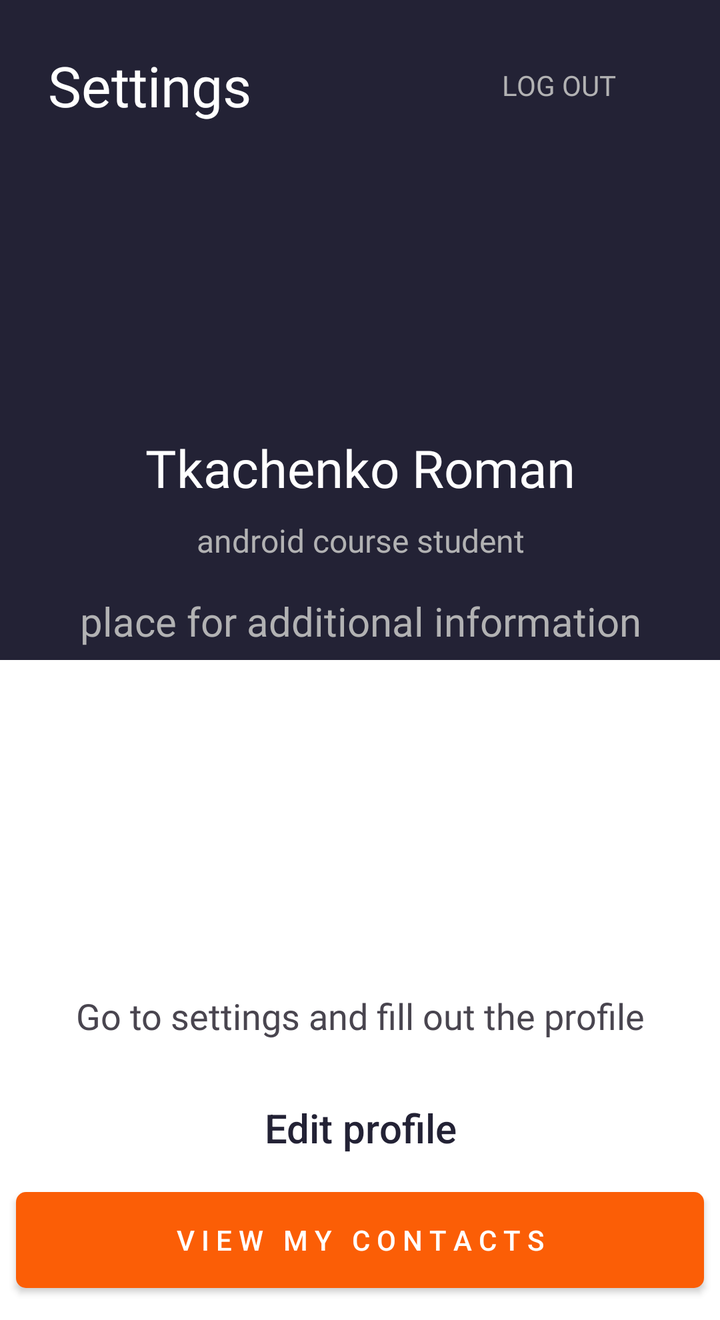
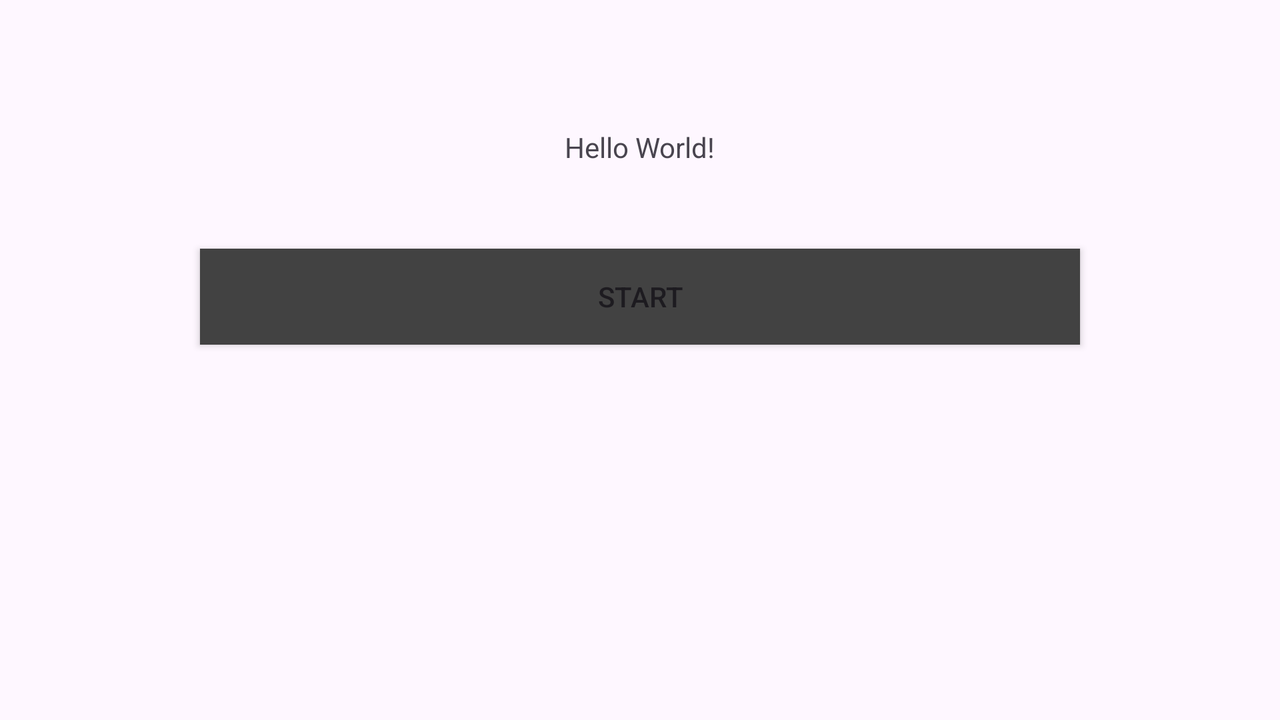

Compare how this app lays out the same screen by default and in its alternative resource folder. The renders come first, then the two layout files and the values they reference.
<!-- AndroidManifest.xml: application theme Theme.Android_level_1 -->
<!-- res/layout/activity_main.xml -->
<?xml version="1.0" encoding="utf-8"?>
<ScrollView
    xmlns:android="http://schemas.android.com/apk/res/android"
    xmlns:app="http://schemas.android.com/apk/res-auto"
    xmlns:tools="http://schemas.android.com/tools"
    android:layout_height="match_parent"
    android:layout_width="match_parent"
    android:fillViewport="true"
    android:scrollbars="none">

<androidx.constraintlayout.widget.ConstraintLayout
    android:id="@+id/constLayoutMain"
    android:layout_width="match_parent"
    android:layout_height="match_parent"
    tools:context=".MainActivity">

    <androidx.constraintlayout.widget.ConstraintLayout
        android:id="@+id/constLayoutTop"
        android:layout_width="match_parent"
        android:layout_height="0dp"
        app:layout_constraintHeight_min="@dimen/constraint_layout_top_min_height"
        android:background="@color/profile_top_side"
        app:layout_constraintBottom_toTopOf="@+id/constraintLayoutBottom"
        app:layout_constraintTop_toTopOf="parent"
        app:layout_constraintVertical_bias="0.5"
        app:layout_constraintVertical_weight="1">

        <androidx.appcompat.widget.AppCompatTextView
            android:id="@+id/tvMyProfileSettings"
            android:layout_width="wrap_content"
            android:layout_height="wrap_content"
            android:layout_marginStart="@dimen/settings_text_margin_start"
            android:layout_marginTop="@dimen/settings_margin_top"
            android:fontFamily="@font/uses_fonts"
            android:text="@string/settings"
            android:textColor="@color/profile_text_white"
            android:textSize="@dimen/settings_text_size"
            app:layout_constraintStart_toStartOf="parent"
            app:layout_constraintTop_toTopOf="parent" />

        <androidx.appcompat.widget.AppCompatButton
            android:id="@+id/btnMyProfileLogOut"
            android:layout_width="wrap_content"
            android:layout_height="wrap_content"
            android:layout_marginEnd="@dimen/button_margin_end"
            android:fontFamily="@font/patuaone_regular"
            android:paddingLeft="@dimen/button_padding"
            android:paddingRight="@dimen/button_padding"
            android:text="@string/log_out"
            android:textColor="@color/logout_button_custom_text_color"
            android:background="@drawable/logout_button_custom_background"
            app:layout_constraintBottom_toBottomOf="@+id/tvMyProfileSettings"
            app:layout_constraintEnd_toEndOf="parent"
            app:layout_constraintTop_toTopOf="@+id/tvMyProfileSettings" />

        <com.google.android.material.imageview.ShapeableImageView
            android:id="@+id/ivMyProfileMainPhoto"
            app:shapeAppearanceOverlay="@style/RoundImage"
            android:layout_width="@dimen/image_view_width"
            android:layout_height="@dimen/image_view_height"
            app:layout_constraintBottom_toBottomOf="parent"
            app:layout_constraintEnd_toEndOf="parent"
            app:layout_constraintHorizontal_bias="0.498"
            app:layout_constraintStart_toStartOf="parent"
            app:layout_constraintTop_toTopOf="parent"
            app:layout_constraintVertical_bias="0.382"
            app:srcCompat="@drawable/profile_photo2" />

        <androidx.appcompat.widget.AppCompatTextView
            android:id="@+id/tvMyProfileName"
            android:layout_width="wrap_content"
            android:layout_height="wrap_content"
            android:layout_marginTop="@dimen/name_margin_top"
            android:fontFamily="@font/patuaone_regular"
            android:text="@string/name_text"
            android:textColor="@color/profile_text_white"
            android:textSize="@dimen/name_text_size"
            android:textStyle="normal"
            app:layout_constraintEnd_toEndOf="@+id/ivMyProfileMainPhoto"
            app:layout_constraintHorizontal_bias="0.498"
            app:layout_constraintStart_toStartOf="@+id/ivMyProfileMainPhoto"
            app:layout_constraintTop_toBottomOf="@+id/ivMyProfileMainPhoto" />

        <androidx.appcompat.widget.AppCompatTextView
            android:id="@+id/tvMyProfileProfession"
            android:layout_width="wrap_content"
            android:layout_height="wrap_content"
            android:layout_marginTop="@dimen/profession_text_margin_top"
            android:fontFamily="@font/patuaone_regular"
            android:text="@string/profession_text"
            android:textColor="@color/profile_text_gray"
            android:textSize="@dimen/profession_text_size"
            app:layout_constraintEnd_toEndOf="@+id/tvMyProfileName"
            app:layout_constraintStart_toStartOf="@+id/tvMyProfileName"
            app:layout_constraintTop_toBottomOf="@+id/tvMyProfileName" />

        <androidx.appcompat.widget.AppCompatTextView
            android:id="@+id/tvMyProfileInformation"
            android:layout_width="wrap_content"
            android:layout_height="wrap_content"
            android:layout_marginTop="@dimen/information_text_margin_top"
            android:fontFamily="@font/patuaone_regular"
            android:text="@string/information_text"
            android:textColor="@color/profile_text_gray"
            android:textSize="@dimen/information_text_size"
            app:layout_constraintEnd_toEndOf="@+id/tvMyProfileProfession"
            app:layout_constraintStart_toStartOf="@+id/tvMyProfileProfession"
            app:layout_constraintTop_toBottomOf="@+id/tvMyProfileProfession" />

    </androidx.constraintlayout.widget.ConstraintLayout>

    <androidx.constraintlayout.widget.ConstraintLayout
        android:id="@+id/constraintLayoutBottom"
        android:layout_width="match_parent"
        android:layout_height="0dp"
        app:layout_constraintHeight_min="@dimen/constraint_layout_bottom_min_height"
        android:background="@color/profile_bot_side"
        app:layout_constraintVertical_weight="1"
        app:layout_constraintBottom_toBottomOf="parent"
        app:layout_constraintTop_toBottomOf="@+id/constLayoutTop"
        app:layout_constraintVertical_bias="0.5">

        <androidx.appcompat.widget.AppCompatButton
            android:id="@+id/btnMyProfileViewContact"
            android:layout_width="0dp"
            android:layout_height="wrap_content"
            android:layout_marginStart="@dimen/my_contacts_button_margin_left"
            android:layout_marginEnd="@dimen/my_contacts_button_margin_right"
            android:layout_marginBottom="@dimen/my_contacts_button_margin_bottom"
            android:background="@drawable/my_contacts_button_style"
            android:text="@string/my_contacts_button_text"
            android:textColor="@color/profile_text_white"
            app:layout_constraintBottom_toBottomOf="parent"
            app:layout_constraintEnd_toEndOf="parent"
            app:layout_constraintStart_toStartOf="parent" />

        <androidx.appcompat.widget.AppCompatButton
            android:id="@+id/btnMyProfileEditProfile"
            android:layout_width="0dp"
            android:layout_height="wrap_content"
            android:layout_marginBottom="@dimen/edit_profile_button_margin_bot"
            android:background="@drawable/edit_button_custom_background"
            android:text="@string/edit_profile_button_text"
            android:textAllCaps="false"
            android:textColor="@color/edit_button_custom_text_color"
            android:textSize="@dimen/edit_profile_button_text_size"
            app:layout_constraintBottom_toTopOf="@+id/btnMyProfileViewContact"
            app:layout_constraintEnd_toEndOf="@+id/btnMyProfileViewContact"
            app:layout_constraintHorizontal_bias="0.0"
            app:layout_constraintStart_toStartOf="@+id/btnMyProfileViewContact" />

        <androidx.appcompat.widget.AppCompatTextView
            android:id="@+id/tvMyProfileBottomMessage"
            android:layout_width="wrap_content"
            android:layout_height="wrap_content"
            android:layout_marginBottom="@dimen/bottom_text_message_margin_bot"
            android:fontFamily="@font/patuaone_regular"
            android:text="@string/bottom_message_text"
            android:textSize="@dimen/bottom_text_message_text_size"
            app:layout_constraintBottom_toTopOf="@+id/btnMyProfileEditProfile"
            app:layout_constraintEnd_toEndOf="@+id/btnMyProfileEditProfile"
            app:layout_constraintStart_toStartOf="@+id/btnMyProfileEditProfile" />
    </androidx.constraintlayout.widget.ConstraintLayout>
</androidx.constraintlayout.widget.ConstraintLayout>

</ScrollView>
<!-- resources referenced by this layout -->
<resources>
  <color name="profile_bot_side">#ffffff</color>
  <color name="profile_text_gray">#b2b2b3</color>
  <color name="profile_text_white">#ffffff</color>
  <color name="profile_top_side">#232235</color>
  <dimen name="bottom_text_message_margin_bot">20dp</dimen>
  <dimen name="bottom_text_message_text_size">18sp</dimen>
  <dimen name="button_margin_end">16dp</dimen>
  <dimen name="button_padding">36dp</dimen>
  <dimen name="constraint_layout_bottom_min_height">330dp</dimen>
  <dimen name="constraint_layout_top_min_height">330dp</dimen>
  <dimen name="edit_profile_button_margin_bot">8dp</dimen>
  <dimen name="edit_profile_button_text_size">20sp</dimen>
  <dimen name="image_view_height">120dp</dimen>
  <dimen name="image_view_width">120dp</dimen>
  <dimen name="information_text_margin_top">16dp</dimen>
  <dimen name="information_text_size">20sp</dimen>
  <dimen name="my_contacts_button_margin_bottom">16dp</dimen>
  <dimen name="my_contacts_button_margin_left">8dp</dimen>
  <dimen name="my_contacts_button_margin_right">8dp</dimen>
  <dimen name="name_margin_top">16dp</dimen>
  <dimen name="name_text_size">26sp</dimen>
  <dimen name="profession_text_margin_top">8dp</dimen>
  <dimen name="profession_text_size">16sp</dimen>
  <dimen name="settings_margin_top">24dp</dimen>
  <dimen name="settings_text_margin_start">24dp</dimen>
  <dimen name="settings_text_size">28sp</dimen>
  <!-- drawable my_contacts_button_style (drawable) -->
  <?xml version="1.0" encoding="utf-8"?>
  <shape xmlns:android="http://schemas.android.com/apk/res/android"
      android:shape="rectangle">
  
      <solid android:color="@color/profile_contact_button_orange"/>
  
      <corners android:radius="5dp"/>
  
  
  
  </shape>
  <string name="bottom_message_text">Go to settings and fill out the profile</string>
  <string name="edit_profile_button_text">Edit profile</string>
  <string name="information_text">place for additional information</string>
  <string name="log_out">Log out</string>
  <string name="my_contacts_button_text">"""V i e w   m y   c o n t a c t s"""</string>
  <string name="name_text">Tkachenko Roman</string>
  <string name="profession_text">android course student</string>
  <string name="settings">Settings</string>
  <style name="RoundImage">
          <item name="cornerSize">50%</item>
      </style>
  <style name="Theme.Android_level_1" parent="Base.Theme.Android_level_1" />
  <color name="profile_contact_button_orange">#fb5e06</color>
  <style name="Base.Theme.Android_level_1" parent="Theme.Material3.DayNight.NoActionBar">
          
          
      </style>
</resources>
<!-- res/layout-land/activity_main.xml (the repository's variant of the layout above) -->
<!-- drawn on the phone turned sideways -->
<?xml version="1.0" encoding="utf-8"?>
<androidx.constraintlayout.widget.ConstraintLayout xmlns:android="http://schemas.android.com/apk/res/android"
    xmlns:app="http://schemas.android.com/apk/res-auto"
    xmlns:tools="http://schemas.android.com/tools"
    android:layout_width="match_parent"
    android:layout_height="match_parent"
    tools:context=".MainActivity">

    <TextView
        android:id="@+id/textView"
        android:layout_width="wrap_content"
        android:layout_height="wrap_content"
        android:text="Hello World!"
        app:layout_constraintBottom_toBottomOf="parent"
        app:layout_constraintEnd_toEndOf="parent"
        app:layout_constraintStart_toStartOf="parent"
        app:layout_constraintTop_toTopOf="parent"
        app:layout_constraintVertical_bias="0.188" />

    <ImageView
        android:id="@+id/imMain"
        android:layout_width="wrap_content"
        android:layout_height="wrap_content"
        android:layout_marginTop="24dp"
        app:layout_constraintEnd_toEndOf="parent"
        app:layout_constraintStart_toStartOf="parent"
        app:layout_constraintTop_toBottomOf="@+id/textView" />

    <androidx.appcompat.widget.AppCompatButton
        android:id="@+id/buttonStart"
        android:layout_width="match_parent"
        android:layout_height="wrap_content"
        android:layout_marginStart="100dp"
        android:layout_marginEnd="100dp"
        android:background="@color/cardview_dark_background"
        android:text="START"
        app:layout_constraintBottom_toBottomOf="parent"
        app:layout_constraintEnd_toEndOf="parent"
        app:layout_constraintHorizontal_bias="0.0"
        app:layout_constraintStart_toStartOf="parent"
        app:layout_constraintTop_toBottomOf="@+id/imMain"
        app:layout_constraintVertical_bias="0.085" />

</androidx.constraintlayout.widget.ConstraintLayout>
<!-- resources referenced by the variant -->
<!-- as the phone turned sideways resolves them -->
<resources>
  <style name="Theme.Android_level_1" parent="Base.Theme.Android_level_1" />
  <style name="Base.Theme.Android_level_1" parent="Theme.Material3.DayNight.NoActionBar">
          
          
      </style>
</resources>
